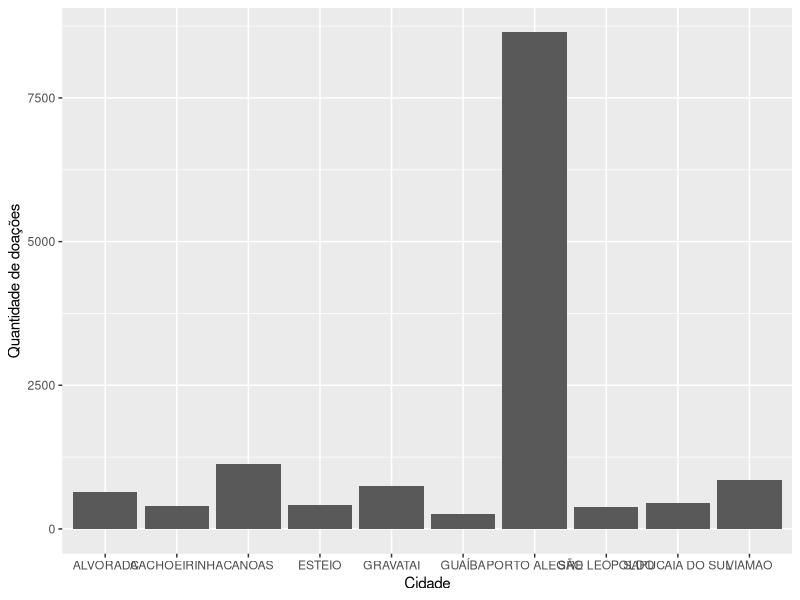
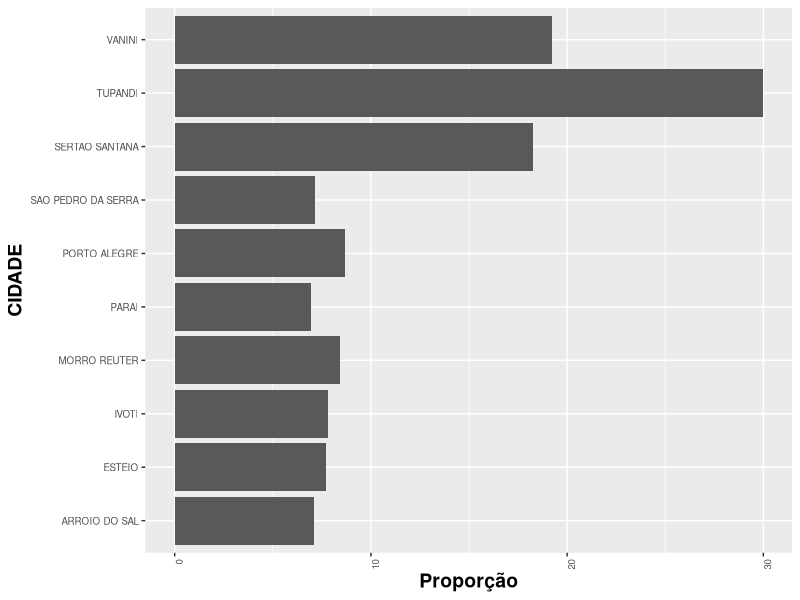
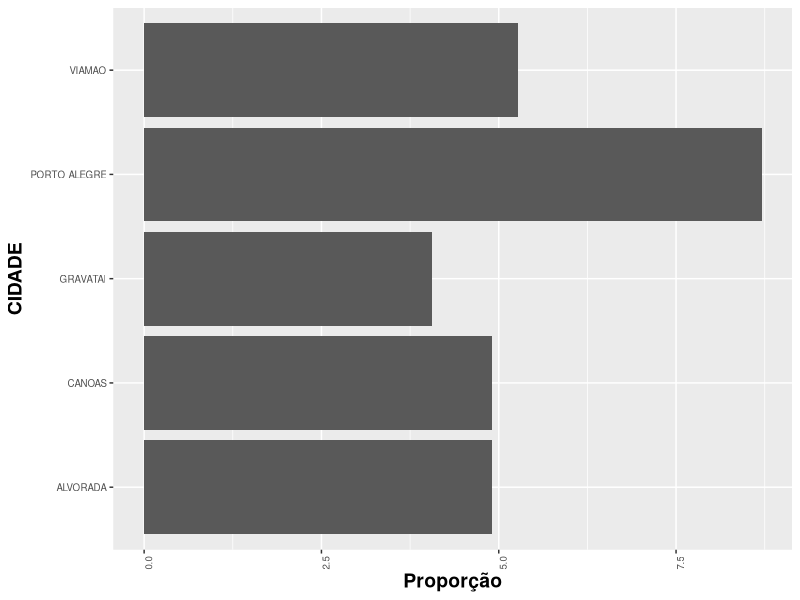
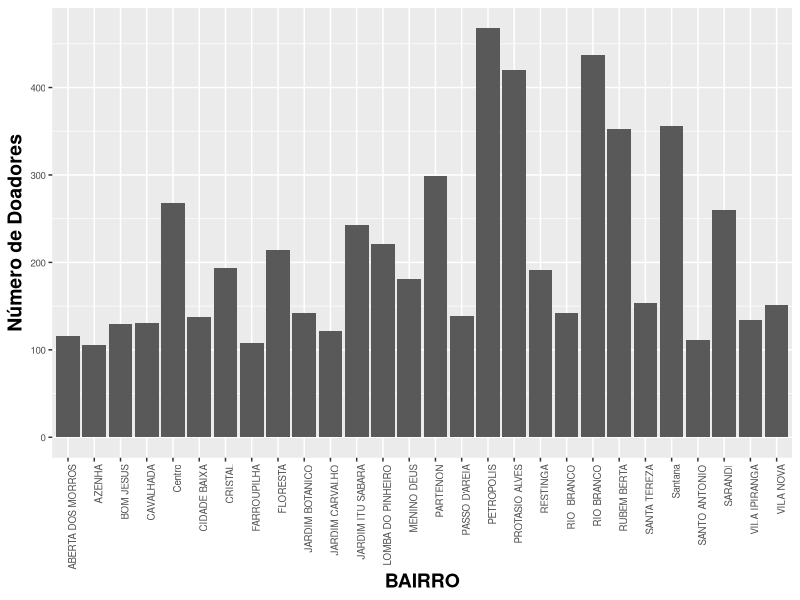
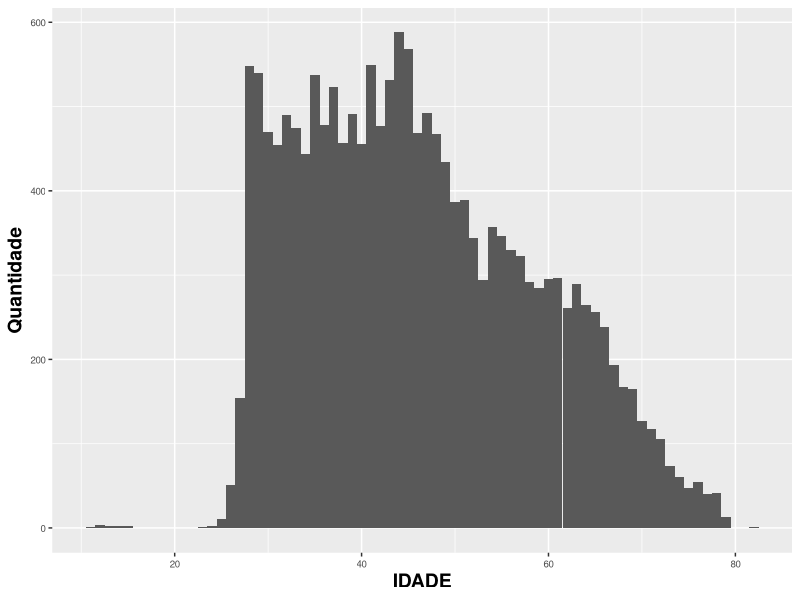
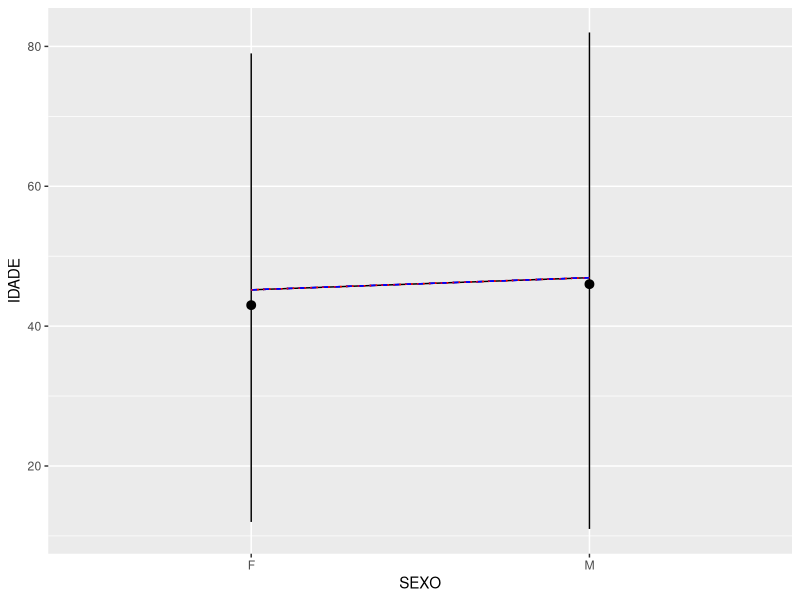
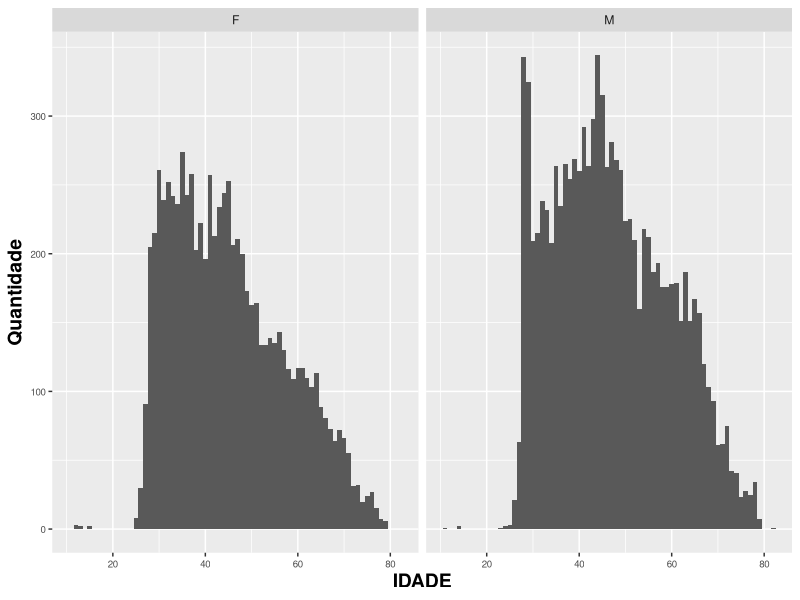
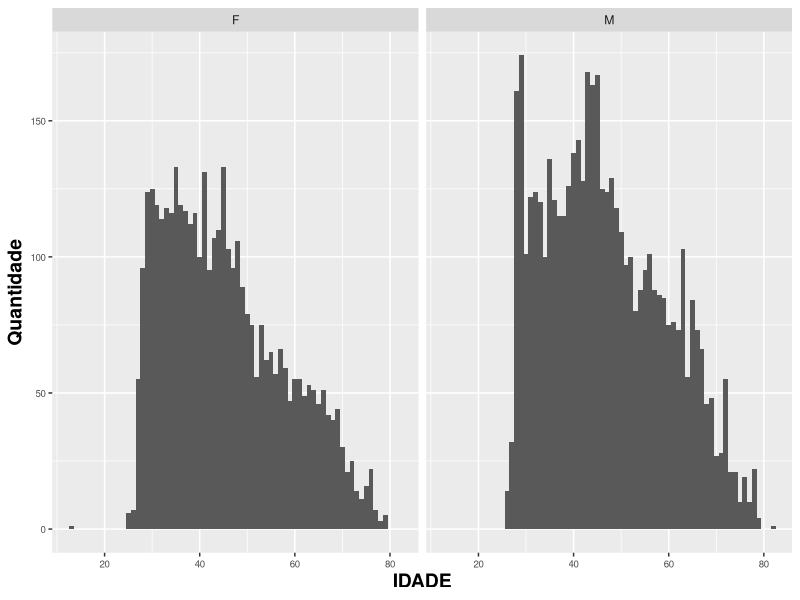

The R script that drew these images, in order:
## ---- chunk 1
library(tidyverse)
library(gridExtra)
library(readr)
library(stringr)
library(reshape2)
library(stringi)

#Setando Encoding
Sys.setlocale("LC_ALL", "pt_BR.UTF-8")
## ---- chunk 2
doacoes <- read.csv2(file = 'doacao-Table 1.csv')
transfusoes <- read.csv2(file = 'transfusao-Table 1.csv')
## ---- chunk 3
head(doacoes)
## ---- chunk 4
head(transfusoes)
## ---- chunk 5
doacoes <- subset(doacoes, select = -c(ID) )
transfusoes <- subset(transfusoes, select = -c(ID) )
## ---- chunk 6
head(doacoes)
## ---- chunk 7
head(transfusoes)
## ---- chunk 8
summary(doacoes)
## ---- chunk 9
cidades <- table(doacoes$CIDADE)
head(cidades)
## ---- chunk 10
length(cidades)
## ---- chunk 11
cidades <- as.data.frame(cidades)
colnames(cidades) <- c("Cidade", "Doacoes")
head(cidades)
## ---- chunk 12
order.donnations <- with(cidades, order(-Doacoes))
first_ten <- head(cidades[order.donnations,],  10)
first_ten
## ---- chunk 13
first_ten %>% 
  ggplot(mapping = aes(x = Cidade, y = Doacoes))+
  geom_col() +
  ylab("Quantidade de doações")
  theme(axis.text=element_text(size=8),
        axis.text.x = element_text(angle = 90, hjust = 1),
        axis.title=element_text(size=14,face="bold"))

## ---- chunk 14
pop_cidades <- read.csv2(file = '20170831populacao-municipio-sexo-fx-2016.csv', sep = ";")
head(pop_cidades)
## ---- chunk 15
pop_cidades$MUNICIPIO <- str_to_upper(pop_cidades$MUNICIPIO)
doacoes$CIDADE <- str_to_upper(doacoes$CIDADE)

head(pop_cidades)
## ---- chunk 16
colnames(pop_cidades)[2]  <- "CIDADE"
head(pop_cidades)
## ---- chunk 17
aux <- doacoes %>%
  filter(str_detect(CIDADE,"SÃO"))

print(aux$CIDADE[1:2])

aux <- doacoes %>%
  filter(str_detect(CIDADE,"SAO"))

print(aux$CIDADE[1:2])

#Removendo acentuação.
doacoes$CIDADE <- stri_trans_general(doacoes$CIDADE,"Latin-ASCII")

print("VALORES COM ACENTUAÇÃO")
doacoes %>%
  filter(str_detect(CIDADE,"SÃO")) %>%
  print()

print("VALORES SEM ACENTUAÇÃO")
doacoes %>%
  filter(str_detect(CIDADE,"SAO")) %>%
  head() %>%
  print()

pop_cidades$CIDADE <- stri_trans_general(pop_cidades$CIDADE,"Latin-ASCII")

pop_cidades %>%
  filter(str_detect(CIDADE,"GRAV")) %>%
  head() %>%
  print()

## ---- chunk 18
doacoes <- doacoes %>%
  left_join(pop_cidades, by = "CIDADE") 

head(doacoes)
## ---- chunk 19
doacoes$CIDADE <- factor(doacoes$CIDADE)

group_cidade <- group_by(doacoes, CIDADE, TOTAL, TOTAL_H, TOTAL_M)%>%
  summarise(DOACOES=n()) %>%
  arrange(-DOACOES)

group_cidade$PROPORCAO <- group_cidade$DOACOES/group_cidade$TOTAL

group_cidade <- group_cidade %>% 
  arrange(-PROPORCAO)

## ---- chunk 20
group_cidade %>% 
  head(n = 10) %>%
  ggplot(mapping = aes(x = CIDADE, y = PROPORCAO))+
  geom_bar(stat = "identity")+
  ylab("Proporção")+
  coord_flip()+
  theme(axis.text=element_text(size=7),
        axis.text.x = element_text(angle = 90, hjust = 1),
        axis.title=element_text(size=14,face="bold"))
## ---- chunk 21
group_cidade_sexo <- group_by(doacoes, CIDADE, TOTAL, TOTAL_H, TOTAL_M, SEXO)%>%
  summarise(DOACOES=n()) %>%
  arrange(-DOACOES)

group_cidade_sexo$PROPORCAO <- group_cidade_sexo$DOACOES/group_cidade_sexo$TOTAL

group_cidade_sexo %>% 
  arrange(-PROPORCAO, SEXO)
## ---- chunk 22
group_cidade_sexo %>% 
  head(n = 10) %>%
  ggplot(mapping = aes(x = CIDADE, y = PROPORCAO))+
  geom_bar(stat = "identity")+
  ylab("Proporção")+
  coord_flip()+
  theme(axis.text=element_text(size=7),
        axis.text.x = element_text(angle = 90, hjust = 1),
        axis.title=element_text(size=14,face="bold"))
## ---- chunk 23
poa_df <- subset(doacoes, doacoes$CIDADE == 'PORTO ALEGRE')

print('Sumário por bairros.')
summary(poa_df$BAIRRO)
## ---- chunk 24
poa_bairros_df <- poa_df[ poa_df$BAIRRO %in%  names(table(poa_df$BAIRRO))[table(poa_df$BAIRRO) > 100] , ]

poa_bairros_df %>% 
  ggplot(mapping = aes(x = BAIRRO))+
  geom_bar() +
  ylab("Número de Doadores")+
  theme(axis.text=element_text(size=7),
        axis.text.x = element_text(angle = 90, hjust = 1),
        axis.title=element_text(size=14,face="bold"))
## ---- chunk 25
calc_idade <- function(data_str) {
  data_nasc <- as.Date(as.character(data_str), format="%Y-%m-%d %H:%M:%S")
  years <- as.numeric(difftime(Sys.Date(), data_nasc, unit="weeks"))/52.25
  return(as.numeric(round(years)))
}
## ---- chunk 26
doacoes$IDADE <- sapply(doacoes$NASCIMENTO, calc_idade)
summary(doacoes$IDADE)
## ---- chunk 27
doacoes %>% 
  ggplot(mapping = aes(x = IDADE))+
  geom_histogram(binwidth = 1)+
  ylab("Quantidade")+
  theme(axis.text=element_text(size=7),
        axis.title=element_text(size=14,face="bold"))
## ---- chunk 28
ggplot(data = doacoes, mapping = aes(x = SEXO, y = IDADE, group = 1))+
  stat_summary(fun.ymin = min, fun.ymax = max, fun.y = median)+
  geom_line(stat = 'summary', fun.y = mean)+
  geom_line(stat = 'summary', fun.y = quantile, fun.args = list(probs = .1),
            linetype = 2, color =  'blue')+
  geom_line(stat = 'summary', fun.y = quantile, fun.args = list(probs = .75),
            linetype = 3, color =  'red')+
  geom_line(stat = 'summary', fun.y = quantile, fun.args = list(probs = .9),
            linetype = 2, color =  'blue')+
  geom_line(stat = 'summary', fun.y = quantile, fun.args = list(probs = .25),
            linetype = 3, color =  'red')
## ---- chunk 29
doacoes %>% 
  ggplot(mapping = aes(x = IDADE))+
  geom_histogram(binwidth = 1)+
  ylab("Quantidade")+
  theme(axis.text=element_text(size=7),
        axis.title=element_text(size=14,face="bold"))+
  facet_wrap( ~ SEXO, ncol = 2)
## ---- chunk 30
doacoes %>% 
  subset(CIDADE == 'PORTO ALEGRE') %>%
  ggplot(mapping = aes(x = IDADE))+
  geom_histogram(binwidth = 1)+
  ylab("Quantidade")+
  theme(axis.text=element_text(size=7),
        axis.title=element_text(size=14,face="bold"))+
  facet_wrap( ~ SEXO, ncol = 2)
## ---- chunk 31
doacoes[ doacoes$CIDADE %in%  names(table(doacoes$CIDADE))[table(doacoes$CIDADE) > 250] , ] %>% 
  subset(CIDADE != 'PORTO ALEGRE') %>%
  ggplot(mapping = aes(x = IDADE))+
  geom_histogram(binwidth = 1)+
  ylab("Quantidade")+
  theme(axis.text=element_text(size=7),
        axis.title=element_text(size=14,face="bold"))+
  facet_wrap( ~CIDADE, ncol = 2)
